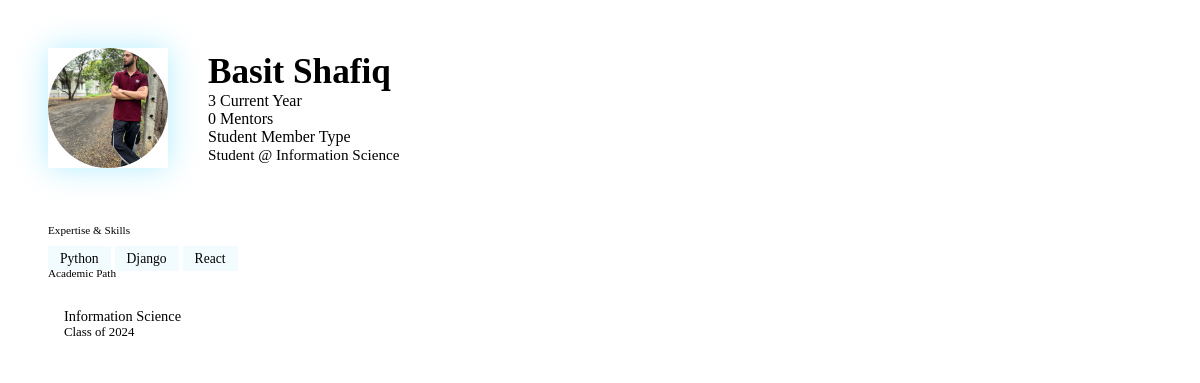
Page /profile/modal/4/ (signed in) on the earlier database version.
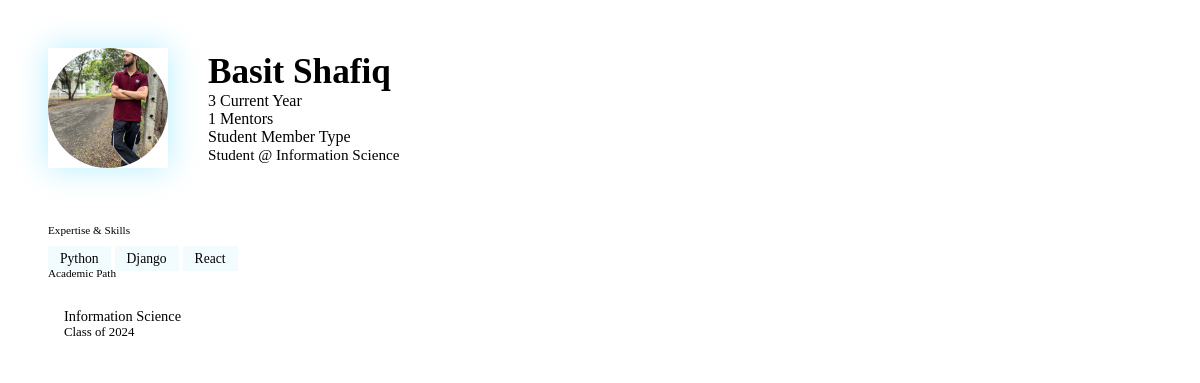
Same page on the later database version.
### mainapp/models.py (models this page shows, shortened)
class User(AbstractUser):
    ROLE_CHOICES = [
        ('student', 'Student'),
        ('alumni', 'Alumni'),
        ('admin', 'Admin'),
    ]
    STATUS_CHOICES = [
        ('pending', 'Pending'),
        ('approved', 'Approved'),
        ('rejected', 'Rejected'),
    ]
    role = models.CharField(max_length=10, choices=ROLE_CHOICES, default='student')
    status = models.CharField(max_length=10, choices=STATUS_CHOICES, default='pending')
    avatar = models.ImageField(upload_to='avatars/', blank=True, null=True)
    bio = models.TextField(blank=True)
    phone = models.CharField(max_length=15, blank=True)
    linkedin = models.URLField(blank=True)
    created_at = models.DateTimeField(auto_now_add=True)
    last_login_ip = models.GenericIPAddressField(blank=True, null=True)
    @property
    def display_name(self):
        return self.get_full_name() or self.username

class StudentProfile(models.Model):
    user = models.OneToOneField(User, on_delete=models.CASCADE, related_name='student_profile')
    branch = models.CharField(max_length=100)
    year = models.IntegerField()
    roll_number = models.CharField(max_length=20, blank=True)
    cgpa = models.FloatField(blank=True, null=True)
    skills = models.TextField(blank=True, help_text='Comma-separated skills')
    @property
    def skills_list(self):
        if not self.skills:
            return []
        return [s.strip() for s in self.skills.split(',') if s.strip()]

### mainapp/views.py (the view)
# urls.py: path('profile/modal/<int:user_id>/', views.profile_modal, name='profile_modal'),
@login_required
def profile_modal(request, user_id):
    profile_user = get_object_or_404(User, id=user_id)
    context = {'profile_user': profile_user}
    if profile_user.role == 'student':
        try:
            context['student_profile'] = profile_user.student_profile
        except StudentProfile.DoesNotExist:
            context['student_profile'] = None
    elif profile_user.role == 'alumni':
        try:
            context['alumni_profile'] = profile_user.alumni_profile
            context['posts'] = Post.objects.filter(author=profile_user, is_active=True)
        except AlumniProfile.DoesNotExist:
            context['alumni_profile'] = None
    return render(request, 'includes/profile_modal_content.html', context)

### templates/includes/profile_modal_content.html (shortened to what this page needs)
<div class="instagram-profile-popup">
  <div style="padding: 2.5rem 2.5rem 1.5rem; display: flex; align-items: center; gap: 2.5rem; border-bottom: 1px solid var(--glass-border)">
    <div class="profile-avatar-large" style="width: 120px; height: 120px; position: static; box-shadow: 0 0 30px rgba(0,200,255,0.3); border-width: 4px;">
      {% if profile_user.avatar %}
      <img src="{{ profile_user.avatar.url }}" alt="" style="width:100%;height:100%;object-fit:cover;border-radius:50%">
      {% else %}
      {{ profile_user.display_name|first|upper }}
      {% endif %}
    </div>
    <div style="flex: 1">
      <div class="d-flex align-items-center gap-3 mb-3">
        <h2 style="font-family:'Instrument Serif',serif; font-size: 2.2rem; margin: 0; color: var(--text-primary)">{{ profile_user.display_name }}</h2>
      </div>
      <div class="d-flex gap-4 mb-4">
        <div class="stat-box" style="text-align: left; padding: 0; border: none">
          <span class="stat-value">
            {% if profile_user.role == 'alumni' %}
              {{ alumni_profile.experience_years }}
            {% else %}
              {{ student_profile.year }}
            {% endif %}
          </span>
          <span class="stat-label">{% if profile_user.role == 'alumni' %}Exp Years{% else %}Current Year{% endif %}</span>
        </div>
        <div class="stat-box" style="text-align: left; padding: 0; border: none">
          <span class="stat-value">
            {% if profile_user.role == 'alumni' %}
              {{ posts.count|default:"0" }}
            {% else %}
              {{ profile_user.sent_requests.count }}
            {% endif %}
          </span>
          <span class="stat-label">{% if profile_user.role == 'alumni' %}Opportunities{% else %}Mentors{% endif %}</span>
        </div>
        <div class="stat-box" style="text-align: left; padding: 0; border: none">
          <span class="stat-value">{{ profile_user.role|title }}</span>
          <span class="stat-label">Member Type</span>
        </div>
      </div>
      <div style="color: var(--text-muted); font-size: 0.95rem; font-weight: 500">
        {% if profile_user.role == 'alumni' %}
          {{ alumni_profile.role|default:"Professional" }} @ {{ alumni_profile.company|default:"Industry" }}
        {% else %}
          Student @ {{ student_profile.branch }}
        {% endif %}
      </div>
    </div>
  </div>
  <div style="padding: 2rem 2.5rem;">
    <div class="row g-4">
      <div class="col-md-7">
        <div class="section-eyebrow" style="font-size: 0.7rem; margin-bottom: 0.8rem">Expertise & Skills</div>
        <div class="d-flex flex-wrap gap-2">
          {% if profile_user.role == 'alumni' %}
            {% for skill in alumni_profile.skills_list %}
              <span class="skill-tag" style="background: rgba(0,200,255,0.05); border-color: rgba(0,200,255,0.2); padding: 5px 12px; font-size: 0.85rem">{{ skill }}</span>
            {% endfor %}
          {% else %}
            {% for skill in student_profile.skills_list %}
              <span class="skill-tag" style="background: rgba(0,200,255,0.05); border-color: rgba(0,200,255,0.2); padding: 5px 12px; font-size: 0.85rem">{{ skill }}</span>
            {% endfor %}
          {% endif %}
        </div>
      </div>
      <div class="col-md-5">
        <div class="section-eyebrow" style="font-size: 0.7rem; margin-bottom: 0.8rem">Academic Path</div>
        <div style="background: rgba(255,255,255,0.03); border: 1px solid var(--glass-border); border-radius: var(--radius-md); padding: 1rem;">
          <div class="d-flex align-items-center gap-2 mb-2" style="color: var(--text-primary); font-size: 0.9rem">
            <span>
              {% if alumni_profile %}{{ alumni_profile.branch }}{% else %}{{ student_profile.branch }}{% endif %}
            </span>
          </div>
          <div style="color: var(--text-muted); font-size: 0.8rem">
            Class of {% if alumni_profile %}{{ alumni_profile.graduation_year }}{% else %}2024{% endif %}
          </div>
        </div>
      </div>
    </div>
  </div>
</div>

Differences in the rows shown:
changed User "Basit Shafiq": sent_requests.count "0" → "1"
